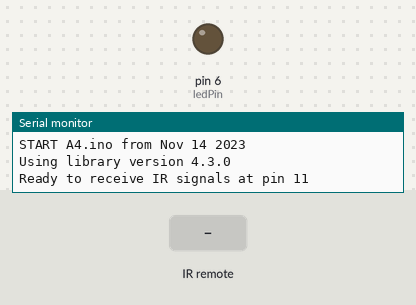
A sketch run on a simulated Arduino Uno, built with avr-gcc and run on an emulated ATmega328P. Parts: output pins drawn as LEDs (lit = HIGH), the last lines printed to the serial monitor. The test bench sets the inputs (shaded band).

Above: at 1.2 s.
1.3 s: infrared code 0x45 received
At 2.3 s:
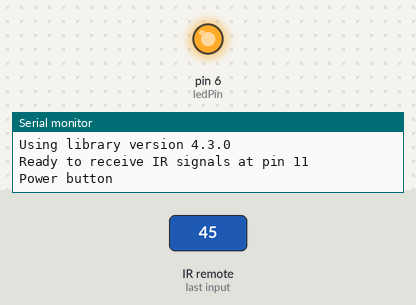
2.8 s: infrared code 0x5E received
At 3.5 s:
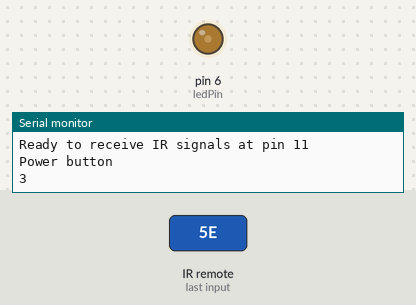
4.3 s: infrared code 0x1C received
At 4.6 s:
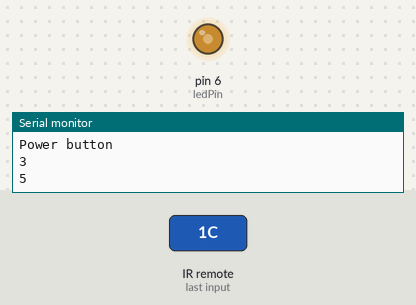
5.8 s: infrared code 0x52 received
At 7.0 s:
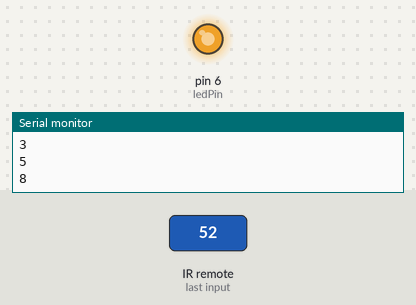
Timing chart, 0 to 8.3 s (numbered marks = the images above; inputs shaded):
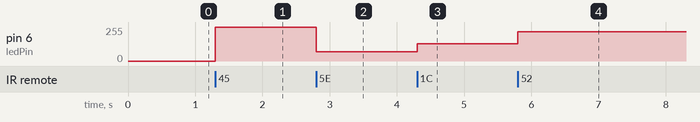

The sketch:

A4.ino
```cpp
/*
 * Nigel Fernandes
 * A4 Libraries
 * HCDE 439
 * 2/15/21

Changes LED brightness based on received signals from Remote.
LED gets brighter when higher numbers are pressed and is less bright when lower numbers are pressed.
*/

/*
 * Specify which protocol(s) should be used for decoding.
 * If no protocol is defined, all protocols are active.
 */
#define DECODE_NEC 1

#include <IRremote.h>

int IR_RECEIVE_PIN = 11;
const int ledPin =  6;

void setup() {
  pinMode(6, OUTPUT); // initialize pin 6 as an output.
    Serial.begin(115200);
    // Prints the program that is running
    Serial.println(F("START " __FILE__ " from " __DATE__ "\r\nUsing library version " VERSION_IRREMOTE));

    /*
     * Start the receiver, enable feedback LED and take LED feedback pin from the internal boards definition
     */
    IrReceiver.begin(IR_RECEIVE_PIN, ENABLE_LED_FEEDBACK);//, USE_DEFAULT_FEEDBACK_LED_PIN);

    Serial.print(F("Ready to receive IR signals at pin ")); //Prints that the Arduino is ready to receive from remote
    Serial.println(IR_RECEIVE_PIN); //prints the pin number where signals are received at
}

void loop() {
    /*
     * Check if received data is available and if yes, try to decode it.
     *
     */
    if (IrReceiver.decode()) {
        switch (IrReceiver.decodedIRData.command) {//Decoded result is in the IrReceiver.decodedIRData structure.
          case 0x45: Serial.println("Power button"); //Prints which button is pressed
          digitalWrite(ledPin, HIGH); //turns on red LED
             break;
          case 0x47: Serial.println("Func/Stop"); //Prints which button is pressed
          digitalWrite(ledPin, LOW); //turns off red LED
             break;
          case 0x0C: Serial.println("1"); //Prints which button is pressed
          analogWrite(ledPin, 10); // Sends appropriate amount of brightness based on which button is pressed
             break;
          case 0x18: Serial.println("2"); //Prints which button is pressed
          analogWrite(ledPin, 40); // Sends appropriate amount of brightness based on which button is pressed
             break;
          case 0x5E: Serial.println("3"); //Prints which button is pressed
          analogWrite(ledPin, 70); // Sends appropriate amount of brightness based on which button is pressed
             break;
          case 0x08: Serial.println("4"); //Prints which button is pressed
          analogWrite(ledPin, 100); // Sends appropriate amount of brightness based on which button is pressed
             break;
          case 0x1C: Serial.println("5"); //Prints which button is pressed
          analogWrite(ledPin, 130); // Sends appropriate amount of brightness based on which button is pressed
             break;
          case 0x5A: Serial.println("6"); //Prints which button is pressed
          analogWrite(ledPin, 160); // Sends appropriate amount of brightness based on which button is pressed
             break;
          case 0x42: Serial.println("7"); //Prints which button is pressed
          analogWrite(ledPin, 190); // Sends appropriate amount of brightness based on which button is pressed
             break;
          case 0x52: Serial.println("8"); //Prints which button is pressed
          analogWrite(ledPin, 220); // Sends appropriate amount of brightness based on which button is pressed
             break;
          case 0x4A: Serial.println("9"); //Prints which button is pressed
          analogWrite(ledPin, 250); // Sends appropriate amount of brightness based on which button is pressed
             break;
        }
        IrReceiver.resume(); // Enable receiving of the next value
    }
}
```

Measured:
- after the input at 1.3 s, pin 6 (ledPin): 0/255 → 255/255 at once
- after the input at 2.8 s, pin 6 (ledPin): 255/255 → 70/255 at once
- after the input at 4.3 s, pin 6 (ledPin): 70/255 → 130/255 at once
- after the input at 5.8 s, pin 6 (ledPin): 130/255 → 220/255 at once
